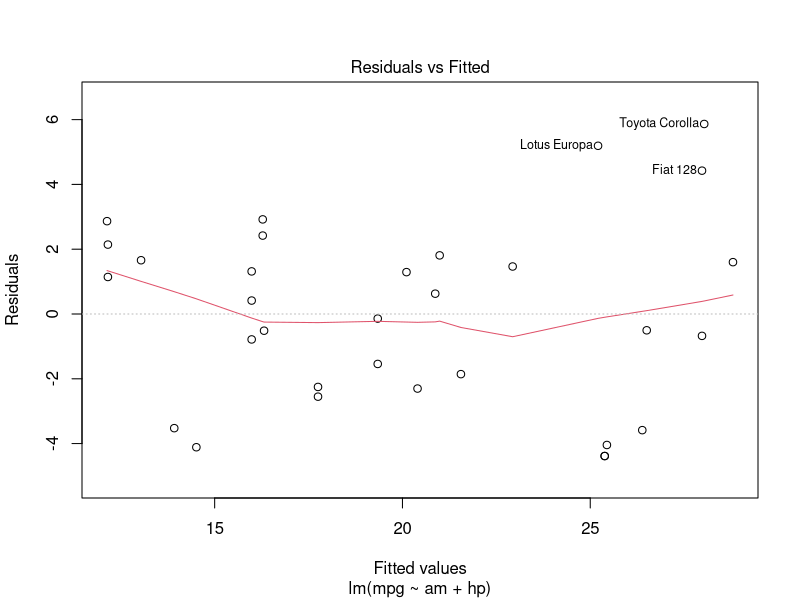
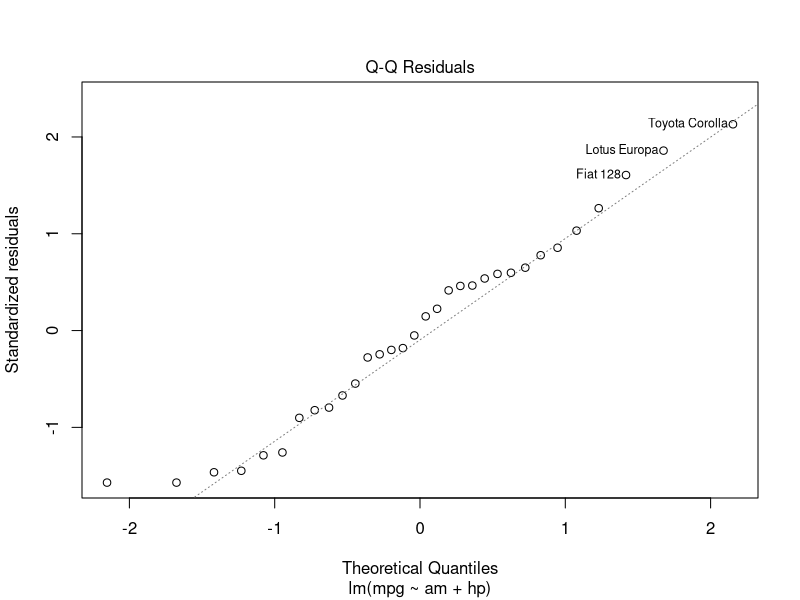
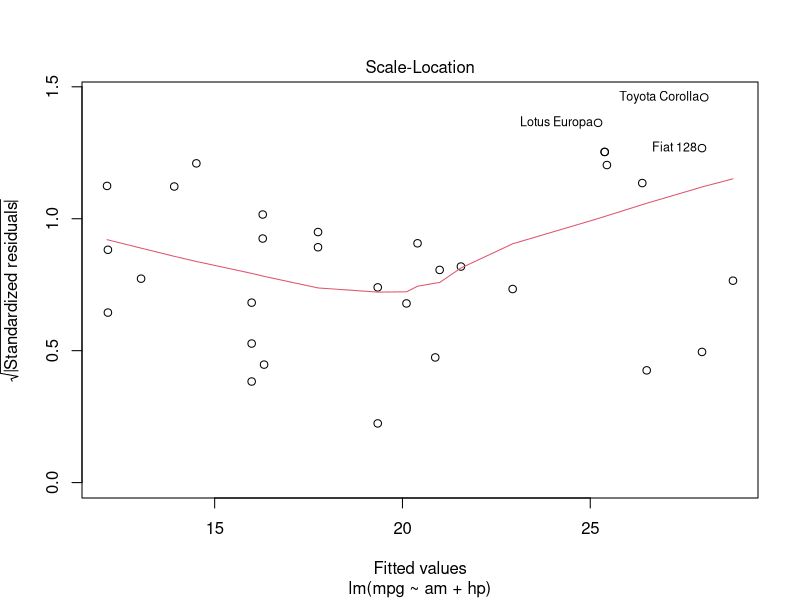
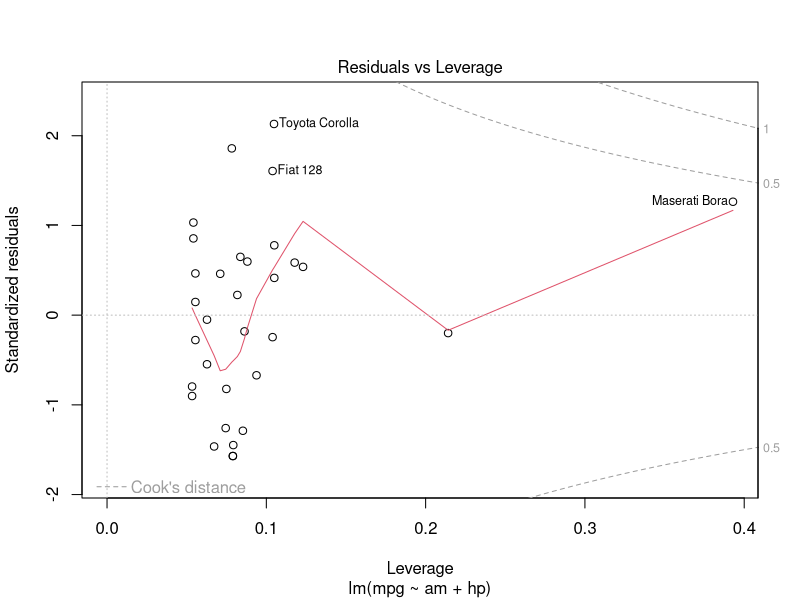
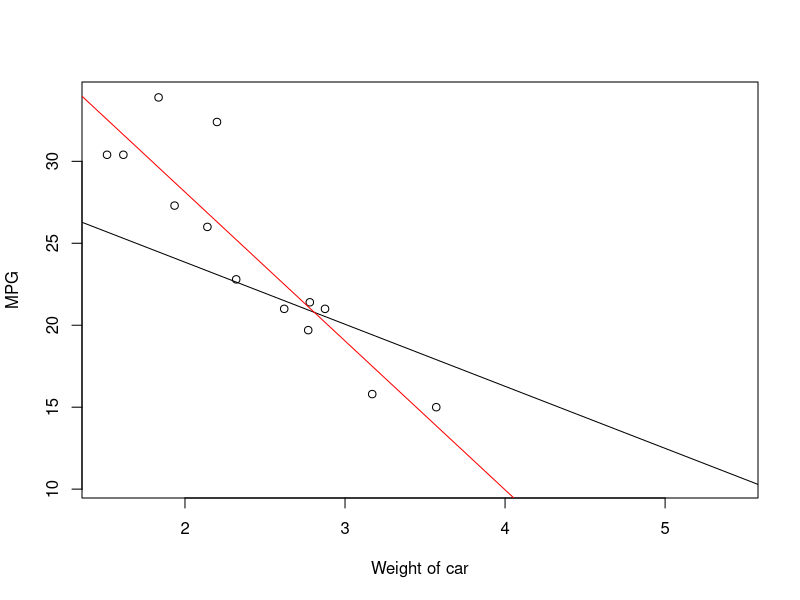
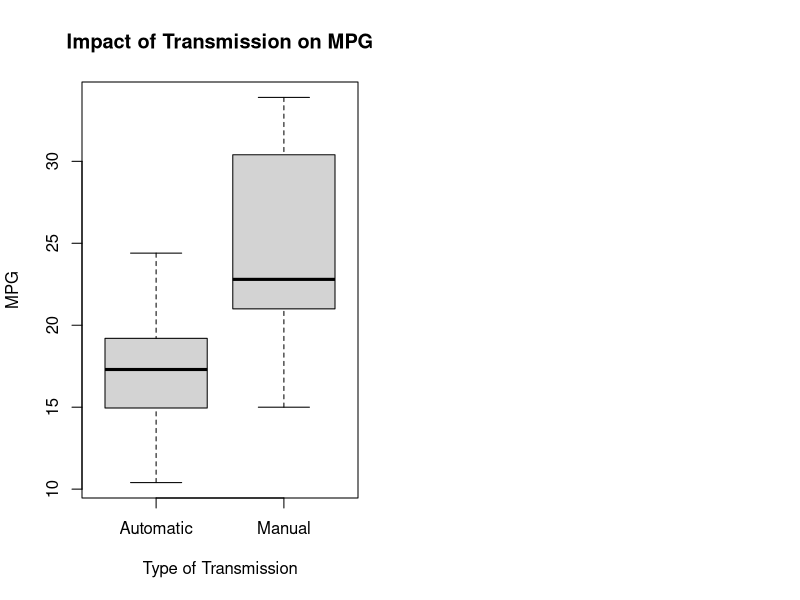
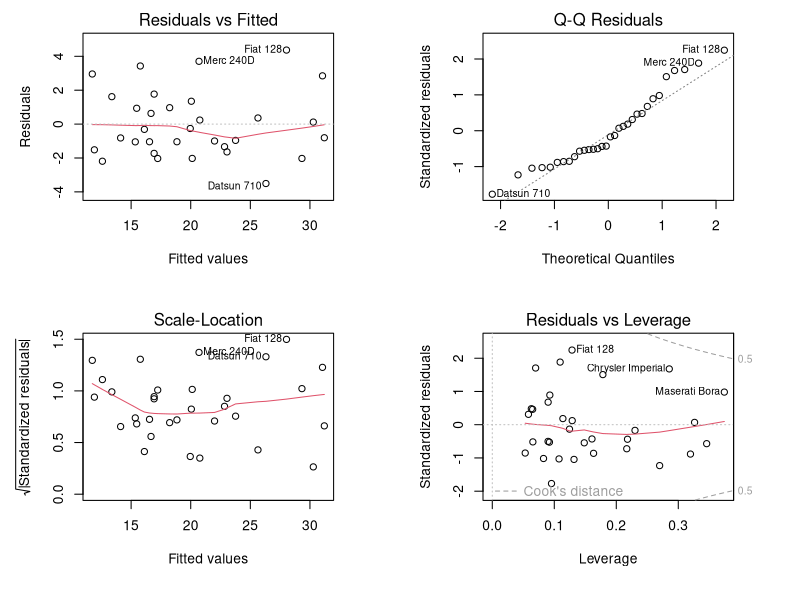

The R script that drew these images, in order:
## ---- chunk 1
library(datasets)
cars_data <- mtcars
## ---- chunk 2
# AM is insignificant in models below
summary(lm(mpg ~ am + cyl, data = cars_data))
summary(lm(mpg ~ am + disp, data = cars_data))

# The model below has the problem of Heteroscedasticity, as seen from Residuals plot
summary(lm(mpg ~ am + hp, data = cars_data))
fit <- lm(mpg ~ am + hp, data = cars_data)
plot(fit)

# New variables added are all insignificant
summary(lm(mpg ~ am + hp + drat, data = cars_data))
summary(lm(mpg ~ am + hp + qsec, data = cars_data))
summary(lm(mpg ~ am + hp + vs, data = cars_data))
summary(lm(mpg ~ am + hp + gear, data = cars_data))
summary(lm(mpg ~ am + hp + carb, data = cars_data))

# AM is insignificant in model below
summary(lm(mpg ~ am + hp + wt, data = cars_data))

# Since combinations with HP didn't work, removing that variable
# AM is insignificant in model below
summary(lm(mpg ~ am + wt, data = cars_data))
## ---- chunk 3
# Model below seems to make logical sense -> MPG decrease with weight increase,
# assuming transmission type is not changed
summary(lm(mpg ~ am*wt, data = cars_data))

# Same can be validated from the following chart
plot(cars_data$wt, cars_data$mpg, col=cars_data$am, xlab = "Weight of car", ylab = "MPG")
fit_am_wt <- lm(mpg ~ wt*am, data=cars_data)
summary(fit_am_wt)
abline(coef(fit_am_wt)[1], coef(fit_am_wt)[2])
abline(coef(fit_am_wt)[1]+coef(fit_am_wt)[3], coef(fit_am_wt)[2]+coef(fit_am_wt)[4], col="red")
## ---- chunk 4
summary(lm(mpg ~ am*wt + cyl, data = cars_data))    # R2 = 0.877
summary(lm(mpg ~ am*wt + disp, data = cars_data))   # Wt insignificant
summary(lm(mpg ~ am*wt + hp, data = cars_data))     # R2 = 0.87
summary(lm(mpg ~ am*wt + drat, data = cars_data))   # Drat insignificant
summary(lm(mpg ~ am*wt + qsec, data = cars_data))   # R2 = 0.90
summary(lm(mpg ~ am*wt + vs, data = cars_data))     # R2 = 0.87
summary(lm(mpg ~ am*wt + gear, data = cars_data))   # Gear insignificant
summary(lm(mpg ~ am*wt + carb, data = cars_data))   # Carb insignificant
## ---- chunk 5
cars_data <- mtcars
head(cars_data)
corr_var <- data.frame(round(cor(cars_data),2))
corr_var

## ---- chunk 6
cars_data$am <- factor(x=cars_data$am, labels=c("Automatic", "Manual"))
par(mfrow = c(1,2))
plot(cars_data$am, cars_data$mpg, xlab = "Type of Transmission", ylab = "MPG", main="Impact of Transmission on MPG")
## ---- chunk 7
summary(lm(mpg ~ am*wt + qsec, data = cars_data))$coef
paste("R square:"); summary(lm(mpg ~ am*wt + qsec, data = cars_data))$r.squared
## ---- chunk 8
# Hence, improved model is the one with interaction between am and wt, and qsec variable added
# This model below has high R2, all signifiant variables, and no heteroscedasticity. Hence it is selected
fit_am_wt_qsec <- lm(mpg ~ am*wt + qsec, data = cars_data)
par(mfrow=c(2,2), mar=c(6,5,2,4))
plot(fit_am_wt_qsec)
## ---- chunk 9
fit_am_wt_qsec_noint <- lm(mpg ~ am + wt + qsec, data = cars_data)
anova(fit_am_wt_qsec, fit_am_wt_qsec_noint)
